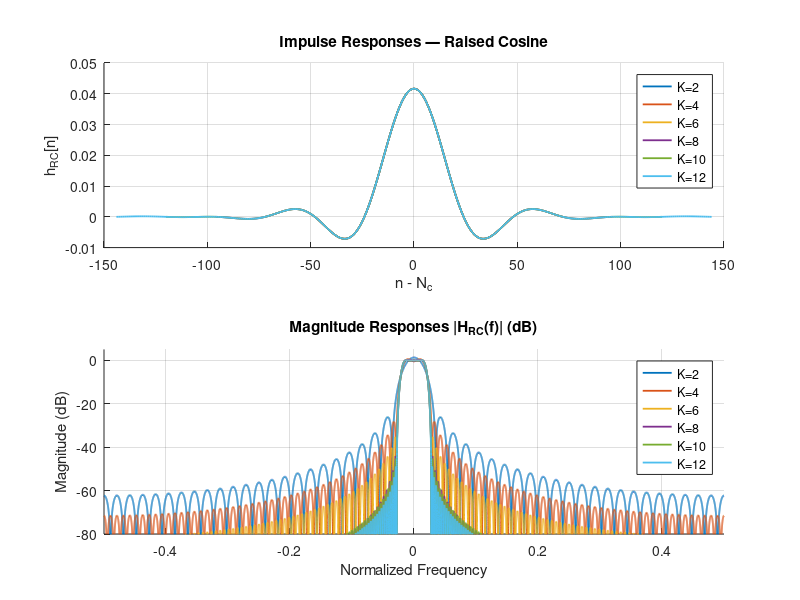
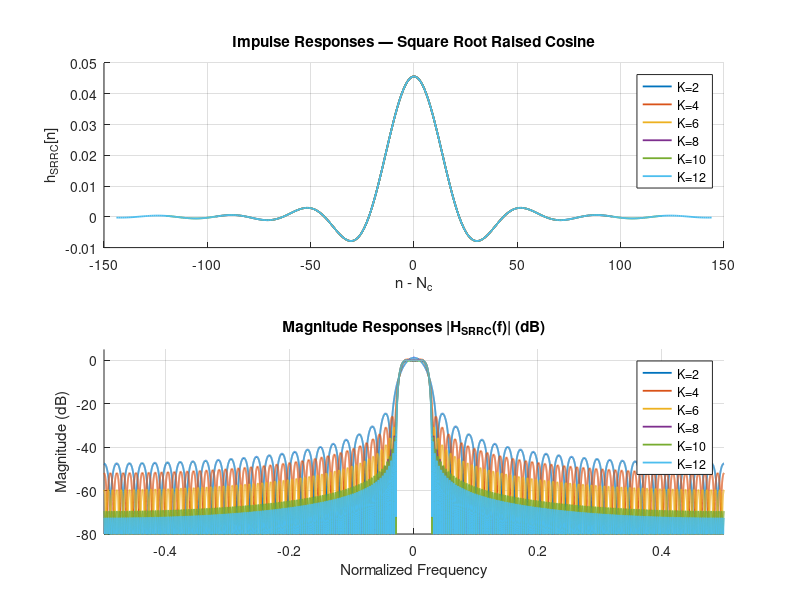

These figures' MATLAB source, in order:
%% Exercise 20.4 — Testing RC/SRRC filter length
% r = 0.35; Nsymb = 24;
% Ksymb list = 2, 4, 6, 8, 10, 12
% One figure for RC, one for SRRC

clear; close all; clc;

% Given parameters
r = 0.35;
Nsymb = 24;
K_list = [2 4 6 8 10 12];
colors = lines(length(K_list));

%% ============================================================
%                 FIGURE 1 — RC FILTERS
% ============================================================

figure('Name','RC Filters for different Ksymb','NumberTitle','off');

% Impulse responses
subplot(2,1,1); hold on; grid on;
title('Impulse Responses — Raised Cosine');
xlabel('n - N_c'); ylabel('h_{RC}[n]');

% Magnitude responses
subplot(2,1,2); hold on; grid on;
title('Magnitude Responses |H_{RC}(f)| (dB)');
xlabel('Normalized Frequency'); ylabel('Magnitude (dB)');
axis([-0.5 0.5 -80 5]);

for k = 1:length(K_list)
    
    Ksymb = K_list(k);
    Npsf = Nsymb * Ksymb;
    n = 0:Npsf;
    Nc = Npsf/2;

    % ----------- RC pulse definition -----------
    h_rc = sin(pi*(n-Nc)/Nsymb) ./ (pi*(n-Nc)/Nsymb) .* ...
           cos(pi*r*(n-Nc)/Nsymb) ./ (1 - (2*r*(n-Nc)/Nsymb).^2);
    h_rc(Nc+1) = 1;

    n0 = find(abs(1-(2*r*(n-Nc)/Nsymb).^2) < sqrt(eps));
    h_rc(n0) = r/2 * sin(pi/(2*r));

    h_rc = h_rc / Nsymb;

    % ----------- Impulse plot -----------
    subplot(2,1,1);
    plot(n-Nc, h_rc, 'Color', colors(k,:), 'LineWidth', 1.3);

    % ----------- Magnitude response -----------
    subplot(2,1,2);
    Nfft = 32768;
    H = fftshift(fft(h_rc, Nfft));
    f = linspace(-0.5, 0.5, Nfft);
    plot(f, 20*log10(abs(H)+eps), 'Color', colors(k,:), 'LineWidth', 1.3);
end

subplot(2,1,1); legend("K=2","K=4","K=6","K=8","K=10","K=12");
subplot(2,1,2); legend("K=2","K=4","K=6","K=8","K=10","K=12");


%% ============================================================
%                 FIGURE 2 — SRRC FILTERS
% ============================================================

figure('Name','SRRC Filters for different Ksymb','NumberTitle','off');

% Impulse responses
subplot(2,1,1); hold on; grid on;
title('Impulse Responses — Square Root Raised Cosine');
xlabel('n - N_c'); ylabel('h_{SRRC}[n]');

% Magnitude responses
subplot(2,1,2); hold on; grid on;
title('Magnitude Responses |H_{SRRC}(f)| (dB)');
xlabel('Normalized Frequency'); ylabel('Magnitude (dB)');
axis([-0.5 0.5 -80 5]);

for k = 1:length(K_list)
    
    Ksymb = K_list(k);
    Npsf = Nsymb * Ksymb;
    n = 0:Npsf;
    Nc = Npsf/2;

    % ------------- SRRC pulse definition -------------
    n0 = find(abs(1-(4*r*(n-Nc)/Nsymb).^2) < 5*eps);
    h_srrc = 4*r/pi * ( ...
        cos(pi*(1+r)*(n-Nc)/Nsymb) + ...
        (Nsymb./(4*r*(n-Nc))) .* sin(pi*(1-r)*(n-Nc)/Nsymb) ...
        ) ./ (1 - (4*r*(n-Nc)/Nsymb).^2);

    h_srrc(Nc+1) = (1 + r*(4/pi - 1));
    h_srrc = h_srrc / Nsymb;

    % ------------- Impulse plot -------------
    subplot(2,1,1);
    plot(n-Nc, h_srrc, 'Color', colors(k,:), 'LineWidth', 1.3);

    % ------------- Magnitude plot -------------
    subplot(2,1,2);
    Nfft = 32768;
    H = fftshift(fft(h_srrc, Nfft));
    f   = linspace(-0.5, 0.5, Nfft);
    plot(f, 20*log10(abs(H)+eps), 'Color', colors(k,:), 'LineWidth', 1.3);
end

subplot(2,1,1); legend("K=2","K=4","K=6","K=8","K=10","K=12");
subplot(2,1,2); legend("K=2","K=4","K=6","K=8","K=10","K=12");
